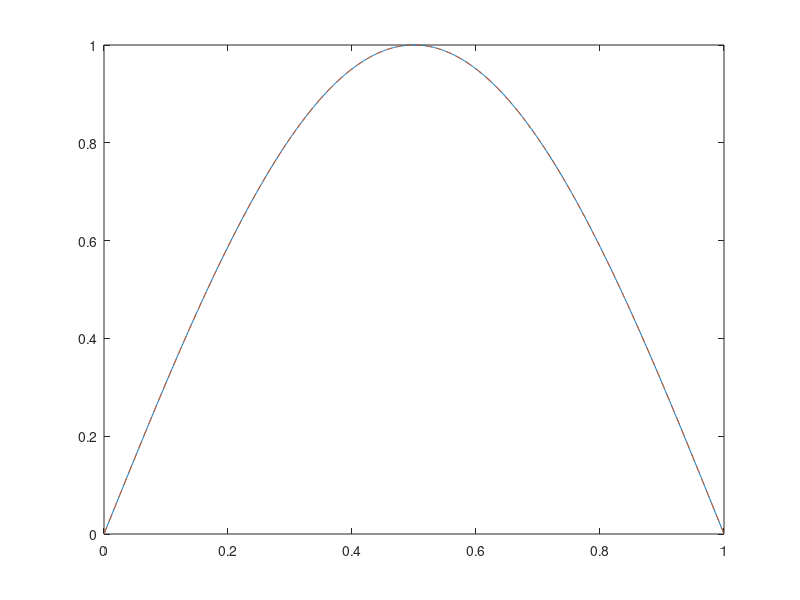

Source code (MATLAB):
clear all
% Parameters
N = 1000; % Number of grid points
h = 1 / (N - 1); % Step size
x = linspace(0, 1, N); % Grid points including boundaries
x=x';
% exact solution
u_exact=sin(pi*x);
% Tolerance and maximum iterations for (Quasi-)Newton's method
tol = 1e-10;
max_iter = 100;

u0x = x;

%The number of trial
num_iterations=1;
%Perturbation scale
scales = [0.1];
%Define nonlinear function and it's derivative
nonli = @(x) x.^3;
nonli_df= @(x) 3.*x.^2 ;


for scale=scales

for op=1 %If op=1 it is Newton if op=2 it is Quasi-Newton method
for repeat=1:num_iterations
%Define perturbation
perturbation=0;
for itt1=1:5
    u1x=u0x.^(itt1-1);
    perturbation=perturbation+(rand(1)*2-1)*u1x;
end
perturbation=perturbation/(max(abs(perturbation(:))));
perturbation=scale*perturbation;

u=u_exact+perturbation;


tic;

% (Quasi-)Newton's method loop
for iter = 1:max_iter
    % Compute F(u) and the Jacobian J
    F = zeros(N, 1);
    J = zeros(N, N);
    %Boundary condition
    u(1)=0;
    u(N)=0;
    for i = 1:N
        x_i = x(i);
        
        % Right-hand side
        rhs = h * (pi^2 * sin(pi * x_i) + sin(pi * x_i)^3);
        
        % Nonlinear function F_i(u)
        if i == 1 %Boundary condition
            F(i) =u(i)/h;
            J(i, i) = 1/h;
        elseif i == N  %Boundary condition
            F(i) =u(i)/h;
            J(i, i) = 1/h;
        else
            F(i) = (-u(i-1) + 2*u(i) - u(i+1))/h + h * nonli(u(i)) - rhs;
            J(i, i-1) = -1/h;
            J(i, i) = 2/h +  h * nonli_df(u(i));
            J(i, i+1) = -1/h;
        end


    end
    if op>1
        mx=max(nonli_df(u(:)));
        mi=min(nonli_df(u(:)));
    end
    if op==2
        %\Beta size
        J(2:end-1,2:end-1)=J(2:end-1,2:end-1)-diag((h).*nonli_df(u(2:end-1)))+eye(N-2).*(h*((mx+mi)/2));
        %J(2:end-1,2:end-1)=J(2:end-1,2:end-1)-diag((h).*nonli_df(u(2:end-1)))+eye(N-2).*(h*((mx+mi)));
        %J(2:end-1,2:end-1)=J(2:end-1,2:end-1)-diag((h).*nonli_df(u(2:end-1)))+eye(N-2).*(h*((mx+mx)/2));
        %J(2:end-1,2:end-1)=J(2:end-1,2:end-1)-diag((h).*nonli_df(u(2:end-1)))+eye(N-2).*(h*1);
    end


    % Solve for the (Quasi-)Newton step
    delta_u = -J \ F;
    
    % Update u
    u = u + delta_u;
    
    % Check for convergence
    if norm(F, inf) < tol
        break;
    end
end
% Check if the method did not converge
elapsed_time=toc;

if iter == max_iter
    warning('(Quasi-)Newton''s method did not converge.');
else
    fprintf('Converged after %d iterations when op is %g, perturbation as %g with time %g. The true error is %g.\n', iter,op,scale,elapsed_time,max(abs(u-u_exact)));
end

end

end

end

plot(x,u_exact)
hold on
plot(x,u,"--")
